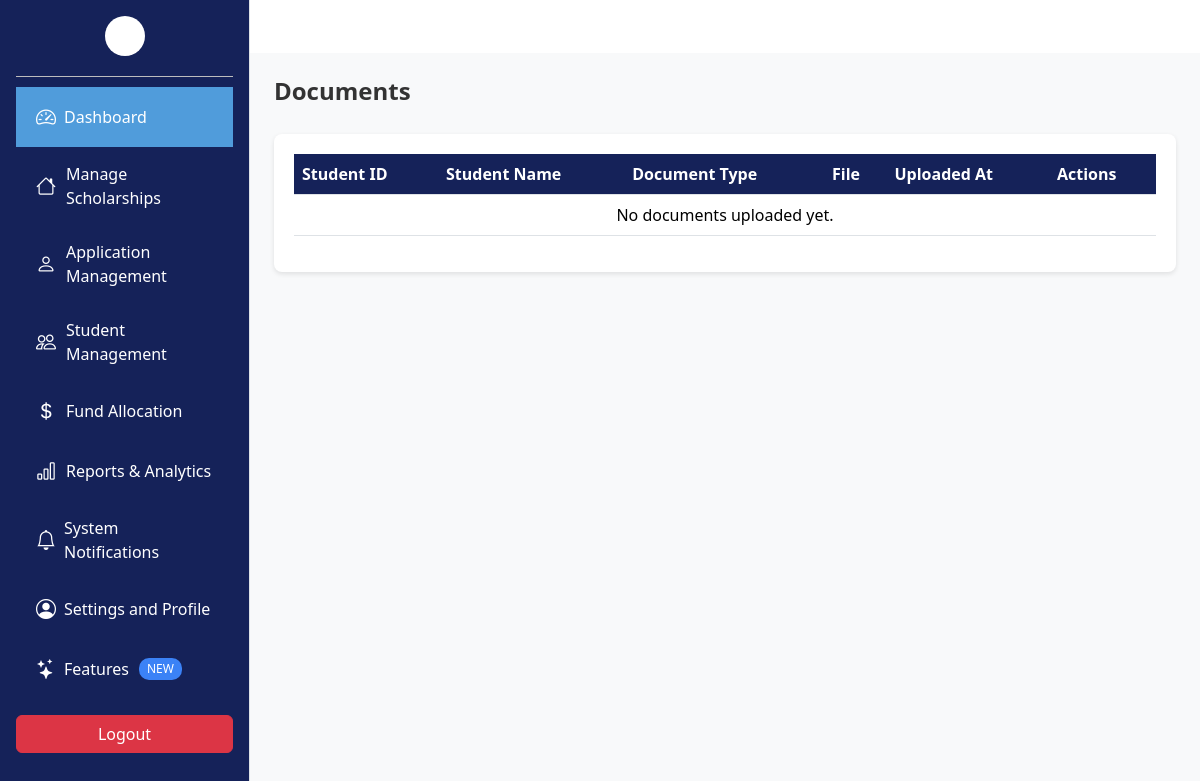
Page /Admin/document.php on the earlier database version.
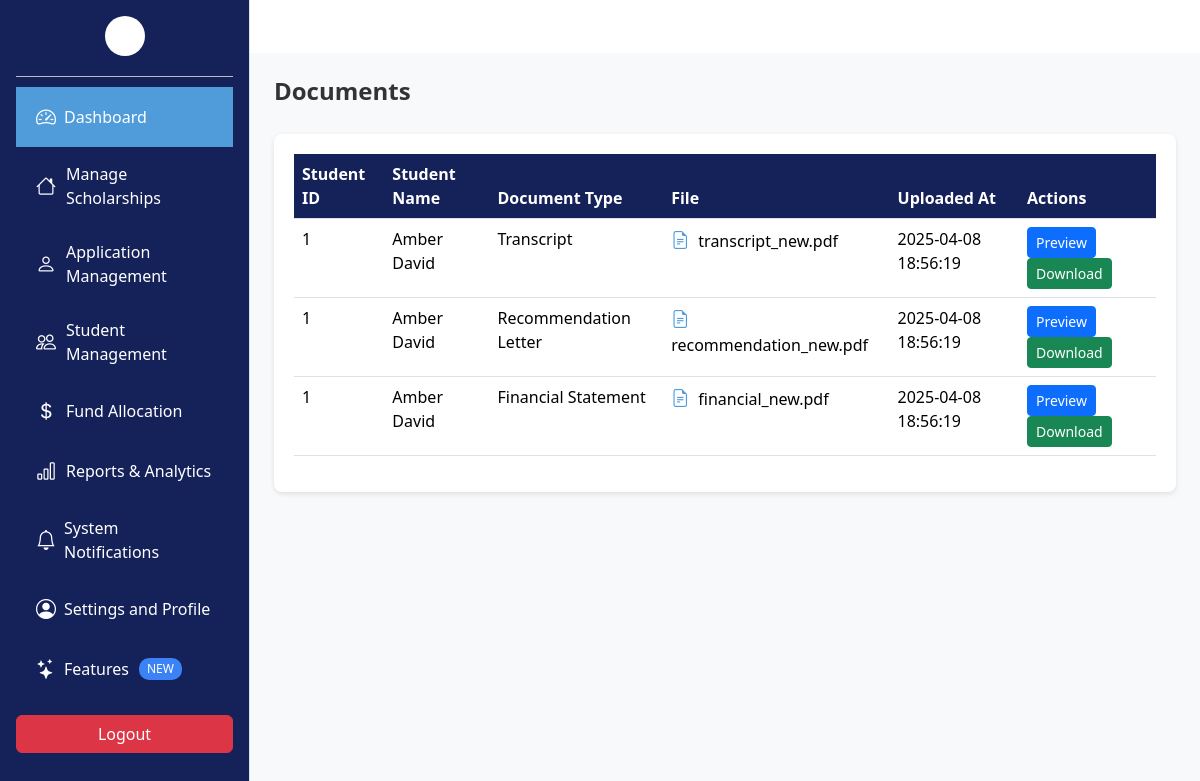
Same page on the later database version.
### tables this page shows
CREATE TABLE Document (
    document_id INT PRIMARY KEY AUTO_INCREMENT,
    application_id INT NOT NULL,
    url VARCHAR(255) NOT NULL,
    type ENUM('Transcript', 'Recommendation Letter', 'Financial Statement', 'Other') NOT NULL,
    created_at TIMESTAMP DEFAULT CURRENT_TIMESTAMP,
    updated_at TIMESTAMP DEFAULT CURRENT_TIMESTAMP ON UPDATE CURRENT_TIMESTAMP,
    FOREIGN KEY (application_id) REFERENCES Applications(application_id) ON DELETE CASCADE
);

CREATE TABLE Students (
    student_id INT PRIMARY KEY AUTO_INCREMENT,
    user_id INT NOT NULL,
    first_name VARCHAR(100) NOT NULL,
    last_name VARCHAR(100) NOT NULL,
    email VARCHAR(150) NOT NULL UNIQUE,
    phone VARCHAR(15),
    date_of_birth DATE,
    enrollment_date DATE NOT NULL,
    program VARCHAR(50) NOT NULL,
    gpa DECIMAL(3,2),
    status ENUM('Active', 'Graduated', 'Suspended', 'Withdrawn', 'Scholarship Awarded', 'Scholarship Revoked') DEFAULT 'Active',
    FOREIGN KEY (user_id) REFERENCES Users(user_id) ON DELETE CASCADE
);

### Admin/document.php (the view, shortened to what this page needs)
<?php
include "../Database/db.php";
$sql = "SELECT d.document_id, d.application_id, d.url, d.type, d.created_at, d.updated_at,
               s.student_id, s.first_name, s.last_name
        FROM Document d
        JOIN Applications a ON d.application_id = a.application_id
        JOIN Students s ON a.student_id = s.student_id
        ORDER BY d.created_at DESC";
$result = $conn->query($sql);
?>
<!DOCTYPE html>
<html lang="en">
<head>
  <link href="https://cdn.jsdelivr.net/npm/bootstrap@5.3.3/dist/css/bootstrap.min.css" rel="stylesheet"/>
  <link href="https://cdn.jsdelivr.net/npm/bootstrap-icons@1.10.5/font/bootstrap-icons.css" rel="stylesheet"/>
</head>
<body>
<?php include 'sidebar.php'; ?>
<div class="main-content p-4">
  <div class="page-header">
    <h1>Documents</h1>
  </div>
  <div class="documents-table">
    <table class="table table-hover">
      <thead>
        <tr>
          <th>Student ID</th>
          <th>Student Name</th>
          <th>Document Type</th>
          <th>File</th>
          <th>Uploaded At</th>
          <th>Actions</th>
        </tr>
      </thead>
      <tbody>
        <?php if ($result && $result->num_rows > 0): ?>
          <?php while ($row = $result->fetch_assoc()): ?>
            <tr>
              <td><?= htmlspecialchars($row['student_id']) ?></td>
              <td><?= htmlspecialchars($row['first_name'] . ' ' . $row['last_name']) ?></td>
              <td><?= htmlspecialchars($row['type']) ?></td>
              <td>
                <i class="bi bi-file-earmark-text file-icon"></i>
                <?= htmlspecialchars(basename($row['url'])) ?>
              </td>
              <td><?= htmlspecialchars($row['created_at']) ?></td>
              <td>
                <button class="btn btn-sm btn-primary" data-bs-toggle="modal" data-bs-target="#previewModal"
                        onclick="previewDocument('<?= $row['url'] ?>')">Preview</button>
                <a href="<?= $row['url'] ?>" class="btn btn-sm btn-success" download>Download</a>
              </td>
            </tr>
          <?php endwhile; ?>
        <?php else: ?>
          <tr><td colspan="6" class="text-center">No documents uploaded yet.</td></tr>
        <?php endif; ?>
      </tbody>
    </table>
  </div>
</div>
</body>
</html>

Differences in the rows shown:
added document: students.student_id "1", students.first_name+last_name "Amber David", type "Transcript", url "transcript_new.pdf", created_at "2025-04-08 18:56:19"
added document: students.student_id "1", students.first_name+last_name "Amber David", type "Recommendation Letter", url "recommendation_new.pdf", created_at "2025-04-08 18:56:19"
added document: students.student_id "1", students.first_name+last_name "Amber David", type "Financial Statement", url "financial_new.pdf", created_at "2025-04-08 18:56:19"
Other differences:
text no longer shown: "No documents uploaded yet."
